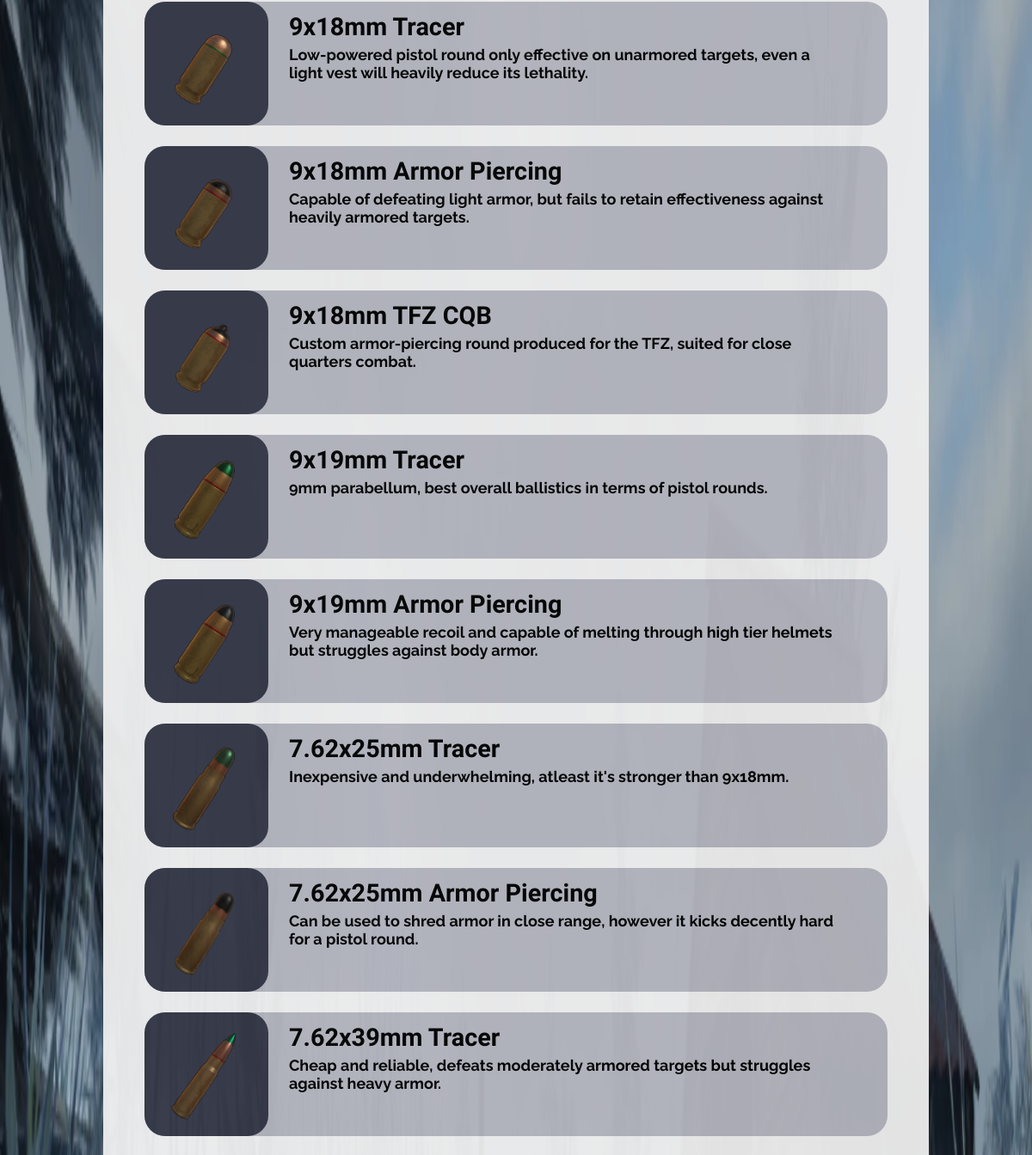
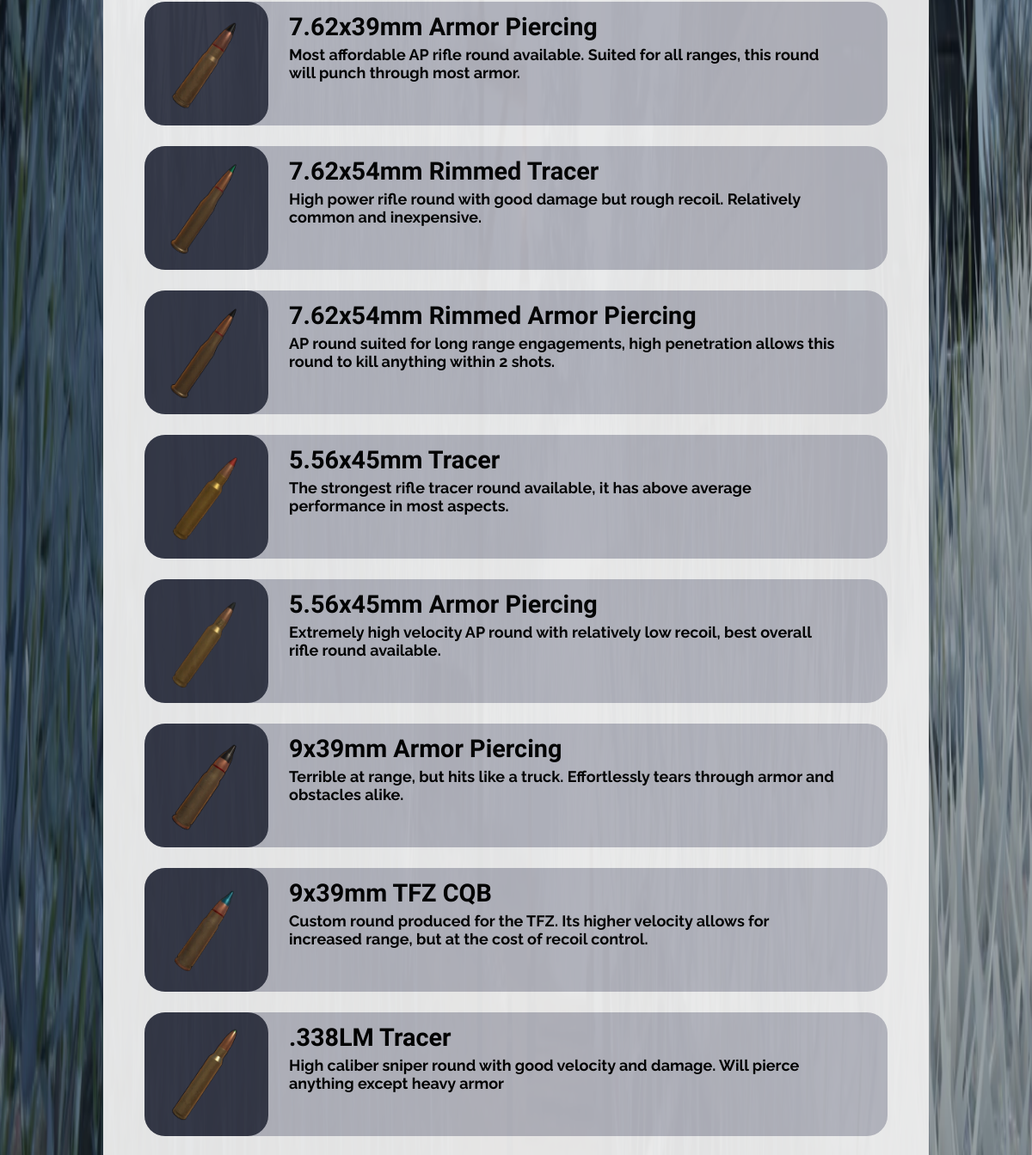
The app's page /ammunition (middle part), older data (2 pictures, top to bottom).
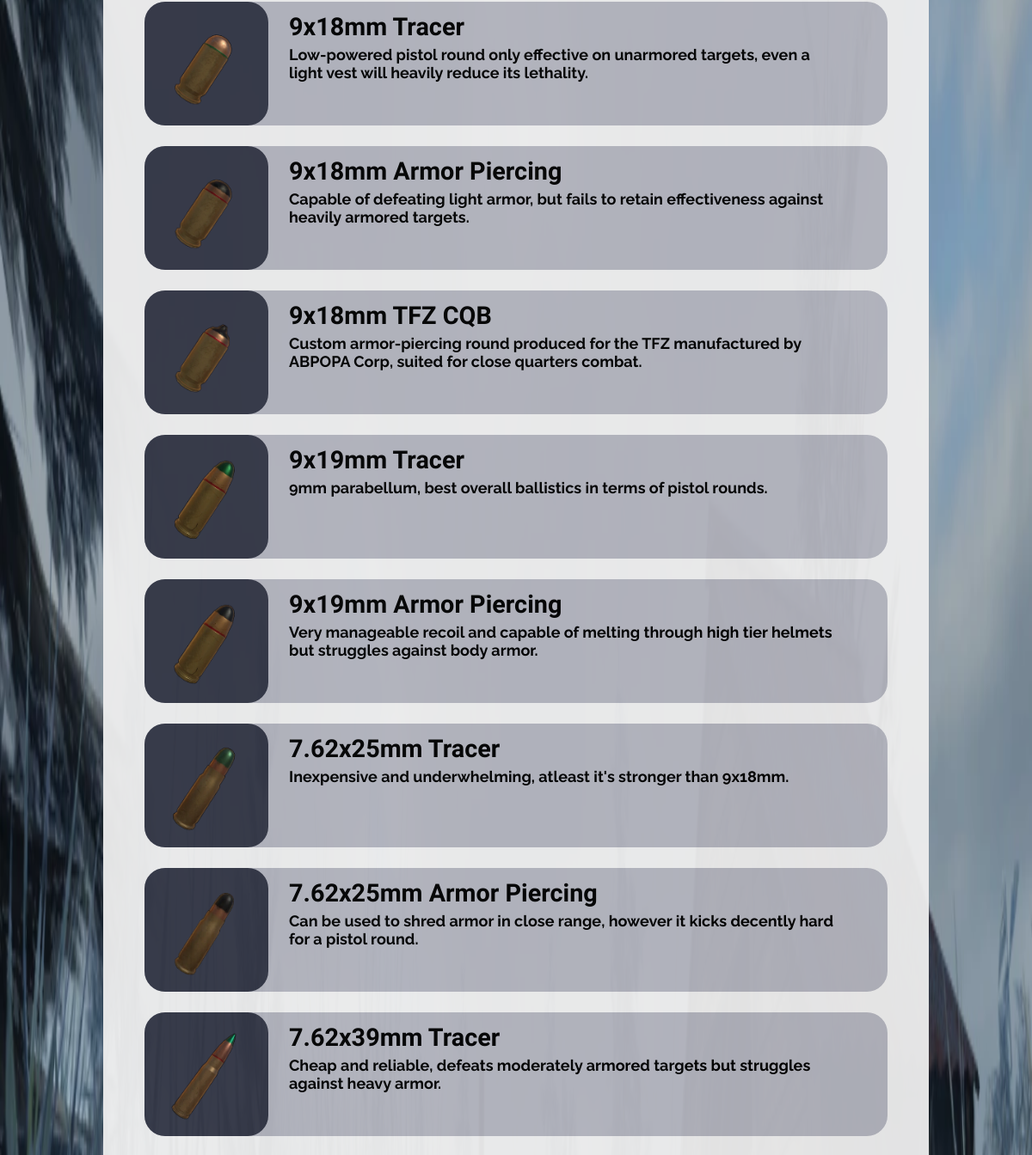
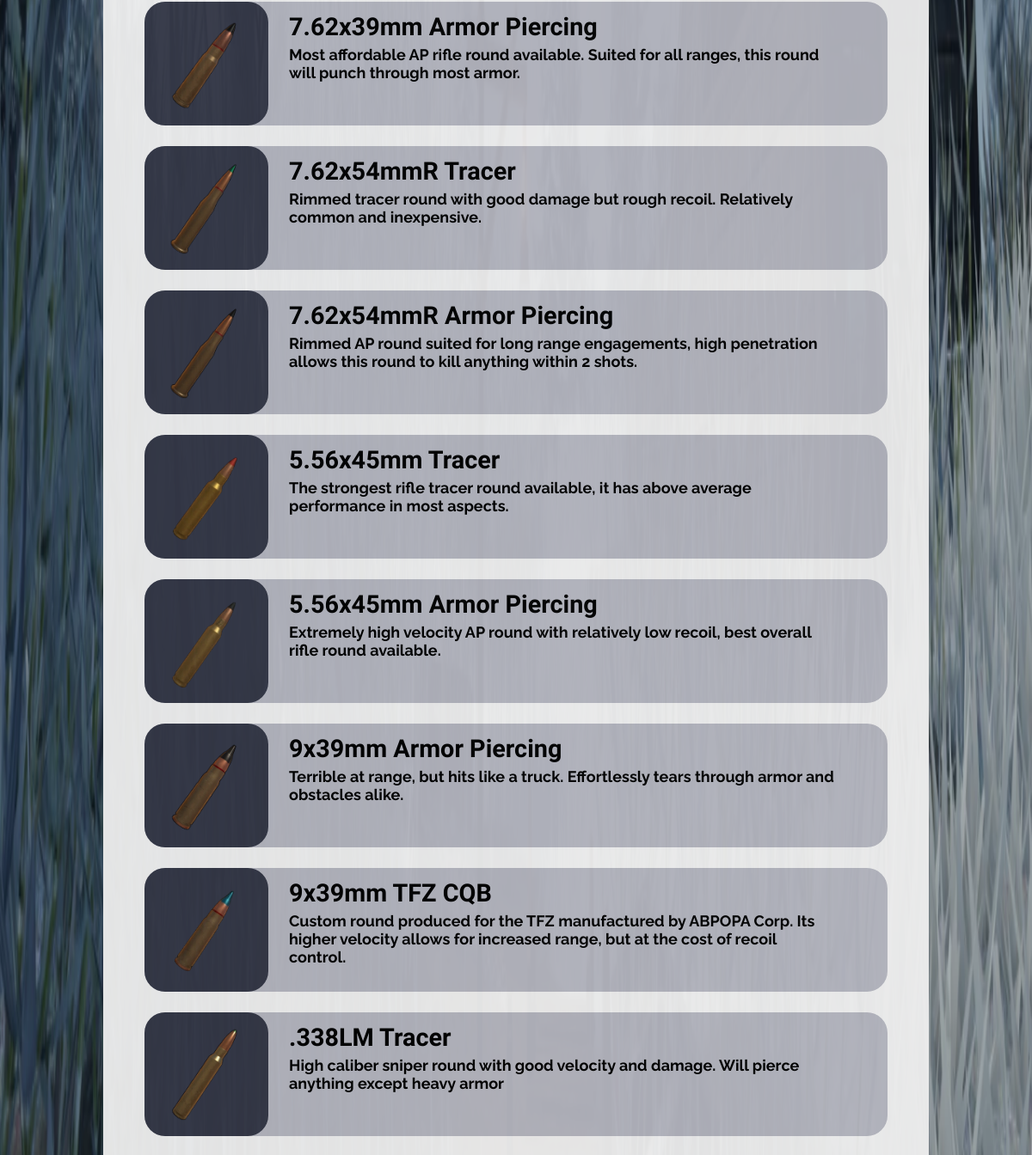
The same page, newer data (2 pictures, top to bottom).
### tables this page shows
CREATE TABLE ammunition (id INTEGER PRIMARY KEY, caliber_id INTEGER REFERENCES calibers (id), name TEXT, velocity INTEGER, damage INTEGER, penetration INTEGER, image TEXT, description TEXT);

### Flask/routes.py (the view)
@app.route("/ammunition")
def ammunition():
    conn = sqlite3.connect('delta.db')
    cur = conn.cursor()
    search_query = request.args.get('search', '')
    if search_query:
        cur.execute("SELECT * FROM ammunition WHERE name LIKE ? ORDER BY id", ('%' + search_query + '%',))
    else:
        cur.execute('SELECT * FROM ammunition ORDER BY id')
    results = cur.fetchall()
    conn.close()
    return render_template('ammunition.html', params=results, title="Ammunition", search=search_query, easter_egg_queries=easter_egg_queries)

### Flask/templates/ammunition.html (shortened to what this page needs)
{% extends "partials/layout.html" %}
{% block content %}
{% set is_easter_egg = search and search|lower in easter_egg_queries %}
{% if params %}
{% for ammo in params %}
<div class="row">
    <a href="/ammo/{{ammo[0]}}">
        <img src="/static/images/ballistics/ammunition/{{ammo[6]}}" class="icon">
    </a>
    <div>
        <h3>{{ammo[2]}}</h3>
        <h5>{{ammo[7]}}</h5>
    </div>
</div>
{% endfor %}
{% endif %}
{% endblock %}

### Flask/templates/partials/layout.html (shortened to what this page needs)
<!DOCTYPE html>
<html lang="en">
<head>
    <link rel="stylesheet" href="\static\css\style.css">
    <link rel="stylesheet" href="https://cdnjs.cloudflare.com/ajax/libs/font-awesome/6.4.0/css/all.min.css">
</head>
<body>
    <div class="page">
        <main>{% block content %}{% endblock %}</main>
    </body>
</html>

### Flask/static/css/style.css (style rules this page uses)
body { background-image: url("../images/background.png"); background-repeat: no-repeat; background-attachment: fixed; background-size: 100% 100%; margin: 0; font-family: "Raleway"; }
.page { background-color: #efefef; margin-top: 2vw; margin-left: 10vw; margin-right: 10vw; margin-bottom: 2vw; padding-bottom: 2vw; opacity: 0.95; }
.icon { display: block; width: 9vw; height: 9vw; padding: 1.5vw; background-color: #343746; border-radius: 2vw; transition-duration: 0.3s; }
a { color: black; text-decoration: none; display: inline-block; transition-duration: 0.3s; }
h3 { color: black; font-size: 2.4vw; margin-top: 1vw; margin-left: 2vw; font-family: 'Bungee'; }
h5 { color: black; font-size: 1.5vw; margin: -2vw 5vw 0 2vw; }
.row { display: flex; margin: 0vw 4vw 2vw 4vw; flex: 1 1 auto; background-color: #b4b5be; border-radius: 2vw; }

Row changes from the older to the newer data that the page shows:
changed ammunition "9x18mm TFZ CQB": description "Custom armor-piercing round produced for the TFZ, suited for close quarters combat." → "Custom armor-piercing round produced for the TFZ manufactured by ABPOPA Corp, suited for close quarters combat."
changed ammunition: name "7.62x54mm Rimmed Tracer" → "7.62x54mmR Tracer"; description "High power rifle round with good damage but rough recoil. Relatively common and inexpensive." → "Rimmed tracer round with good damage but rough recoil. Relatively common and inexpensive."
changed ammunition: name "7.62x54mm Rimmed Armor Piercing" → "7.62x54mmR Armor Piercing"; description "AP round suited for long range engagements, high penetration allows this round to kill anything within 2 shots." → "Rimmed AP round suited for long range engagements, high penetration allows this round to kill anything within 2 shots."
changed ammunition "9x39mm TFZ CQB": description "Custom round produced for the TFZ. Its higher velocity allows for increased range, but at the cost of recoil control." → "Custom round produced for the TFZ manufactured by ABPOPA Corp. Its higher velocity allows for increased range, but at the cost of recoil control."
